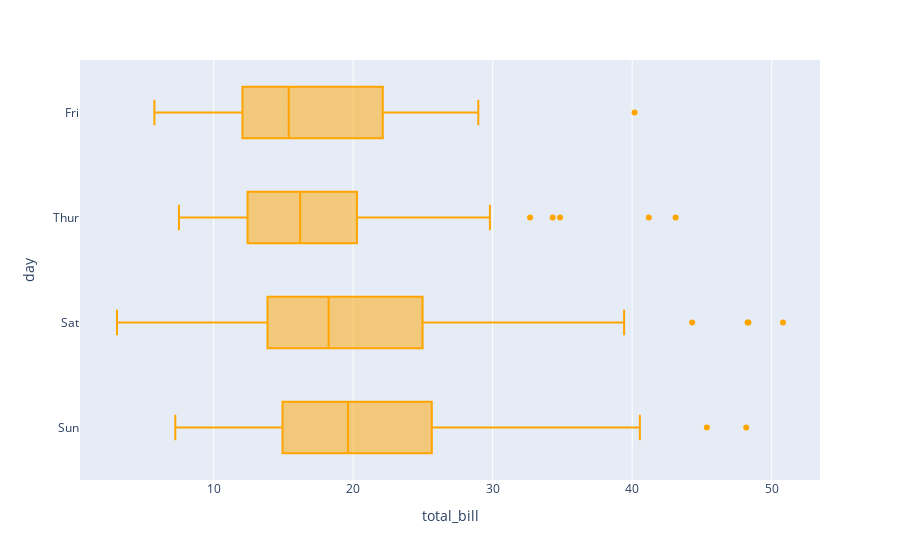

Notebook code cell kept with this figure:
### Code cell
fig = px.box(tips , x = 'total_bill' , y= 'day',color_discrete_sequence=['orange'])
fig.show()

### Figure 1 — Plotly figure (JSON) as saved in the notebook; plotly's stock layout.template omitted (floating-point values rounded to 4 significant figures; data arrays with more than 128 entries replaced by an {"elided": "..."} marker saying what was removed)
{"data": [{"alignmentgroup": "True", "hovertemplate": "total_bill=%{x}<br>day=%{y}<extra></extra>", "legendgroup": "", "marker": {"color": "orange"}, "name": "", "notched": false, "offsetgroup": "", "orientation": "h", "showlegend": false, "type": "box", "x": {"elided": "244 float values"}, "x0": " ", "xaxis": "x", "y": {"elided": "244 str values"}, "y0": " ", "yaxis": "y"}], "layout": {"boxmode": "group", "legend": {"tracegroupgap": 0}, "margin": {"t": 60}, "xaxis": {"anchor": "y", "domain": [0, 1], "title": {"text": "total_bill"}}, "yaxis": {"anchor": "x", "domain": [0, 1], "title": {"text": "day"}}}}
